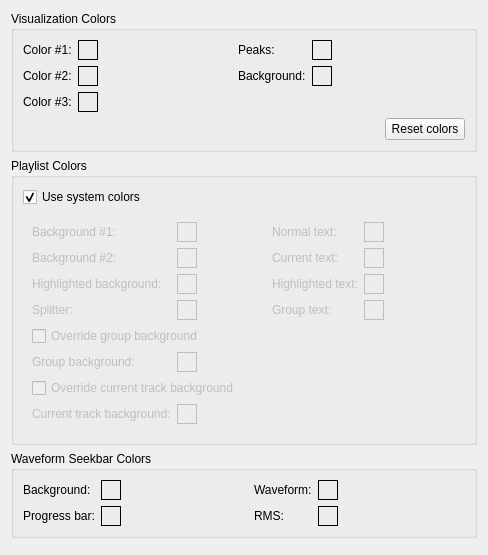
         <widget class="QWidget" name="scrollAreaWidgetContents">
          <property name="geometry">
           <rect>
            <x>0</x>
            <y>0</y>
            <width>488</width>
            <height>555</height>
           </rect>
          </property>
          <layout class="QVBoxLayout" name="verticalLayout_9">
           <item>
            <widget class="QGroupBox" name="groupBox_4">
             <property name="title">
              <string>Visualization Colors</string>
             </property>
             <layout class="QGridLayout" name="gridLayout_4">
              <item row="0" column="0">
               <widget class="QLabel" name="label">
                <property name="text">
                 <string>Color #1:</string>
                </property>
               </widget>
              </item>
              <item row="0" column="1">
               <widget class="ColorWidget" name="vColor1">
                <property name="sizePolicy">
                 <sizepolicy hsizetype="Fixed" vsizetype="Fixed">
                  <horstretch>0</horstretch>
                  <verstretch>0</verstretch>
                 </sizepolicy>
                </property>
                <property name="minimumSize">
                 <size>
                  <width>20</width>
                  <height>20</height>
                 </size>
                </property>
                <property name="maximumSize">
                 <size>
                  <width>20</width>
                  <height>20</height>
                 </size>
                </property>
                <property name="frameShape">
                 <enum>QFrame::Box</enum>
                </property>
                <property name="frameShadow">
                 <enum>QFrame::Plain</enum>
                </property>
               </widget>
              </item>
              <item row="0" column="3">
               <widget class="QLabel" name="label_3">
                <property name="text">
                 <string>Peaks:</string>
                </property>
               </widget>
              </item>
              <item row="0" column="4">
               <widget class="ColorWidget" name="peaksColor">
                <property name="sizePolicy">
                 <sizepolicy hsizetype="Fixed" vsizetype="Fixed">
                  <horstretch>0</horstretch>
                  <verstretch>0</verstretch>
                 </sizepolicy>
                </property>
                <property name="minimumSize">
                 <size>
                  <width>20</width>
                  <height>20</height>
                 </size>
                </property>
                <property name="maximumSize">
                 <size>
                  <width>20</width>
                  <height>20</height>
                 </size>
                </property>
                <property name="frameShape">
                 <enum>QFrame::Box</enum>
                </property>
               </widget>
              </item>
              <item row="1" column="0">
               <widget class="QLabel" name="label_4">
                <property name="text">
                 <string>Color #2:</string>
                </property>
               </widget>
              </item>
              <item row="1" column="1">
               <widget class="ColorWidget" name="vColor2">
                <property name="sizePolicy">
                 <sizepolicy hsizetype="Fixed" vsizetype="Fixed">
                  <horstretch>0</horstretch>
                  <verstretch>0</verstretch>
                 </sizepolicy>
                </property>
                <property name="minimumSize">
                 <size>
                  <width>20</width>
                  <height>20</height>
                 </size>
                </property>
                <property name="maximumSize">
                 <size>
                  <width>20</width>
                  <height>20</height>
                 </size>
                </property>
                <property name="frameShape">
                 <enum>QFrame::Box</enum>
                </property>
               </widget>
              </item>
              <item row="1" column="3">
               <widget class="QLabel" name="label_5">
                <property name="text">
                 <string>Background:</string>
                </property>
               </widget>
              </item>
              <item row="1" column="4">
               <widget class="ColorWidget" name="bgColor">
                <property name="sizePolicy">
                 <sizepolicy hsizetype="Fixed" vsizetype="Fixed">
                  <horstretch>0</horstretch>
                  <verstretch>0</verstretch>
                 </sizepolicy>
                </property>
                <property name="minimumSize">
                 <size>
                  <width>20</width>
                  <height>20</height>
                 </size>
                </property>
                <property name="maximumSize">
                 <size>
                  <width>20</width>
                  <height>20</height>
                 </size>
                </property>
                <property name="frameShape">
                 <enum>QFrame::Box</enum>
                </property>
               </widget>
              </item>
              <item row="2" column="0">
               <widget class="QLabel" name="label_6">
                <property name="text">
                 <string>Color #3:</string>
                </property>
               </widget>
              </item>
              <item row="2" column="1">
               <widget class="ColorWidget" name="vColor3">
                <property name="sizePolicy">
                 <sizepolicy hsizetype="Fixed" vsizetype="Fixed">
                  <horstretch>0</horstretch>
                  <verstretch>0</verstretch>
                 </sizepolicy>
                </property>
                <property name="minimumSize">
                 <size>
                  <width>20</width>
                  <height>20</height>
                 </size>
                </property>
                <property name="maximumSize">
                 <size>
                  <width>20</width>
                  <height>20</height>
                 </size>
                </property>
                <property name="frameShape">
                 <enum>QFrame::Box</enum>
                </property>
               </widget>
              </item>
              <item row="2" column="3" colspan="3">
               <spacer name="horizontalSpacer">
                <property name="orientation">
                 <enum>Qt::Horizontal</enum>
                </property>
                <property name="sizeType">
                 <enum>QSizePolicy::Preferred</enum>
                </property>
                <property name="sizeHint" stdset="0">
                 <size>
                  <width>20</width>
                  <height>20</height>
                 </size>
                </property>
               </spacer>
              </item>
              <item row="0" column="2" rowspan="3">
               <spacer name="horizontalSpacer_4">
                <property name="orientation">
                 <enum>Qt::Horizontal</enum>
                </property>
                <property name="sizeHint" stdset="0">
                 <size>
                  <width>40</width>
                  <height>20</height>
                 </size>
                </property>
               </spacer>
              </item>
              <item row="0" column="5" rowspan="2">
               <spacer name="horizontalSpacer_3">
                <property name="orientation">
                 <enum>Qt::Horizontal</enum>
                </property>
                <property name="sizeHint" stdset="0">
                 <size>
                  <width>10</width>
                  <height>20</height>
                 </size>
                </property>
               </spacer>
              </item>
              <item row="3" column="0" colspan="6">
               <layout class="QHBoxLayout" name="horizontalLayout_6">
                <item>
                 <spacer name="horizontalSpacer_12">
                  <property name="orientation">
                   <enum>Qt::Horizontal</enum>
                  </property>
                  <property name="sizeHint" stdset="0">
                   <size>
                    <width>40</width>
                    <height>20</height>
                   </size>
                  </property>
                 </spacer>
                </item>
                <item>
                 <widget class="QPushButton" name="resetColorsButton">
                  <property name="text">
                   <string>Reset colors</string>
                  </property>
                 </widget>
                </item>
               </layout>
              </item>
             </layout>
            </widget>
           </item>
           <item>
            <widget class="QGroupBox" name="groupBox_3">
             <property name="title">
              <string>Playlist Colors</string>
             </property>
             <layout class="QVBoxLayout" name="verticalLayout_7">
              <item>
               <widget class="QCheckBox" name="plSystemColorsCheckBox">
                <property name="text">
                 <string>Use system colors</string>
                </property>
                <property name="checked">
                 <bool>true</bool>
                </property>
               </widget>
              </item>
              <item>
               <widget class="QWidget" name="widget_2" native="true">
                <property name="enabled">
                 <bool>false</bool>
                </property>
                <layout class="QGridLayout" name="gridLayout_2">
                 <item row="0" column="0">
                  <widget class="QLabel" name="label_7">
                   <property name="text">
                    <string>Background #1:</string>
                   </property>
                  </widget>
                 </item>
                 <item row="0" column="1">
                  <widget class="ColorWidget" name="plBg1Color">
                   <property name="sizePolicy">
                    <sizepolicy hsizetype="Fixed" vsizetype="Fixed">
                     <horstretch>0</horstretch>
                     <verstretch>0</verstretch>
                    </sizepolicy>
                   </property>
                   <property name="minimumSize">
                    <size>
                     <width>20</width>
                     <height>20</height>
                    </size>
                   </property>
                   <property name="maximumSize">
                    <size>
                     <width>20</width>
                     <height>20</height>
                    </size>
                   </property>
                   <property name="frameShape">
                    <enum>QFrame::Box</enum>
                   </property>
                  </widget>
                 </item>
                 <item row="0" column="3">
                  <widget class="QLabel" name="label_10">
                   <property name="text">
                    <string>Normal text:</string>
                   </property>
                  </widget>
                 </item>
                 <item row="0" column="4">
                  <widget class="ColorWidget" name="plTextNormalColor">
                   <property name="sizePolicy">
                    <sizepolicy hsizetype="Fixed" vsizetype="Fixed">
                     <horstretch>0</horstretch>
                     <verstretch>0</verstretch>
                    </sizepolicy>
                   </property>
                   <property name="minimumSize">
                    <size>
                     <width>20</width>
                     <height>20</height>
                    </size>
                   </property>
                   <property name="maximumSize">
                    <size>
                     <width>20</width>
                     <height>20</height>
                    </size>
                   </property>
                   <property name="frameShape">
                    <enum>QFrame::Box</enum>
                   </property>
                  </widget>
                 </item>
                 <item row="1" column="0">
                  <widget class="QLabel" name="label_8">
                   <property name="text">
                    <string>Background #2:</string>
                   </property>
                  </widget>
                 </item>
                 <item row="1" column="1">
                  <widget class="ColorWidget" name="plBg2Color">
                   <property name="sizePolicy">
                    <sizepolicy hsizetype="Fixed" vsizetype="Fixed">
                     <horstretch>0</horstretch>
                     <verstretch>0</verstretch>
                    </sizepolicy>
                   </property>
                   <property name="minimumSize">
                    <size>
                     <width>20</width>
                     <height>20</height>
                    </size>
                   </property>
                   <property name="maximumSize">
                    <size>
                     <width>20</width>
                     <height>20</height>
                    </size>
                   </property>
                   <property name="frameShape">
                    <enum>QFrame::Box</enum>
                   </property>
                  </widget>
                 </item>
                 <item row="1" column="3">
                  <widget class="QLabel" name="label_11">
                   <property name="text">
                    <string>Current text:</string>
                   </property>
                  </widget>
                 </item>
                 <item row="1" column="4">
                  <widget class="ColorWidget" name="plTextCurrentColor">
                   <property name="sizePolicy">
                    <sizepolicy hsizetype="Fixed" vsizetype="Fixed">
                     <horstretch>0</horstretch>
                     <verstretch>0</verstretch>
                    </sizepolicy>
                   </property>
                   <property name="minimumSize">
                    <size>
                     <width>20</width>
                     <height>20</height>
                    </size>
                   </property>
                   <property name="maximumSize">
                    <size>
                     <width>20</width>
                     <height>20</height>
                    </size>
                   </property>
                   <property name="frameShape">
                    <enum>QFrame::Box</enum>
                   </property>
                  </widget>
                 </item>
                 <item row="2" column="0">
                  <widget class="QLabel" name="label_9">
                   <property name="text">
                    <string>Highlighted background:</string>
                   </property>
                  </widget>
                 </item>
                 <item row="2" column="1">
                  <widget class="ColorWidget" name="plHlColor">
                   <property name="sizePolicy">
                    <sizepolicy hsizetype="Fixed" vsizetype="Fixed">
                     <horstretch>0</horstretch>
                     <verstretch>0</verstretch>
                    </sizepolicy>
                   </property>
                   <property name="minimumSize">
                    <size>
                     <width>20</width>
                     <height>20</height>
                    </size>
                   </property>
                   <property name="maximumSize">
                    <size>
                     <width>20</width>
                     <height>20</height>
                    </size>
                   </property>
                   <property name="frameShape">
                    <enum>QFrame::Box</enum>
                   </property>
                  </widget>
                 </item>
                 <item row="2" column="3">
                  <widget class="QLabel" name="label_12">
                   <property name="text">
                    <string>Highlighted text:</string>
                   </property>
                  </widget>
                 </item>
                 <item row="2" column="4">
                  <widget class="ColorWidget" name="plTextHlCurrentColor">
                   <property name="sizePolicy">
                    <sizepolicy hsizetype="Fixed" vsizetype="Fixed">
                     <horstretch>0</horstretch>
                     <verstretch>0</verstretch>
                    </sizepolicy>
                   </property>
                   <property name="minimumSize">
                    <size>
                     <width>20</width>
                     <height>20</height>
                    </size>
                   </property>
                   <property name="maximumSize">
                    <size>
                     <width>20</width>
                     <height>20</height>
                    </size>
                   </property>
                   <property name="frameShape">
                    <enum>QFrame::Box</enum>
                   </property>
                   <property name="frameShadow">
                    <enum>QFrame::Plain</enum>
                   </property>
                  </widget>
                 </item>
                 <item row="3" column="0">
                  <widget class="QLabel" name="label_19">
                   <property name="text">
                    <string>Splitter:</string>
                   </property>
                  </widget>
                 </item>
                 <item row="3" column="1">
                  <widget class="ColorWidget" name="plSplitterColor">
                   <property name="sizePolicy">
                    <sizepolicy hsizetype="Fixed" vsizetype="Fixed">
                     <horstretch>0</horstretch>
                     <verstretch>0</verstretch>
                    </sizepolicy>
                   </property>
                   <property name="minimumSize">
                    <size>
                     <width>20</width>
                     <height>20</height>
                    </size>
                   </property>
                   <property name="maximumSize">
                    <size>
                     <width>20</width>
                     <height>20</height>
                    </size>
                   </property>
                   <property name="baseSize">
                    <size>
                     <width>20</width>
                     <height>20</height>
                    </size>
                   </property>
                   <property name="frameShape">
                    <enum>QFrame::Box</enum>
                   </property>
                   <property name="frameShadow">
                    <enum>QFrame::Plain</enum>
                   </property>
                  </widget>
                 </item>
                 <item row="3" column="3">
                  <widget class="QLabel" name="label_15">
                   <property name="text">
                    <string>Group text:</string>
                   </property>
                  </widget>
                 </item>
                 <item row="3" column="4">
                  <widget class="ColorWidget" name="plGrTextColor">
                   <property name="sizePolicy">
                    <sizepolicy hsizetype="Fixed" vsizetype="Fixed">
                     <horstretch>0</horstretch>
                     <verstretch>0</verstretch>
                    </sizepolicy>
                   </property>
                   <property name="minimumSize">
                    <size>
                     <width>20</width>
                     <height>20</height>
                    </size>
                   </property>
                   <property name="frameShape">
                    <enum>QFrame::Box</enum>
                   </property>
                   <property name="frameShadow">
                    <enum>QFrame::Plain</enum>
                   </property>
                  </widget>
                 </item>
                 <item row="5" column="0">
                  <widget class="QLabel" name="label_14">
                   <property name="enabled">
                    <bool>false</bool>
                   </property>
                   <property name="text">
                    <string>Group background:</string>
                   </property>
                  </widget>
                 </item>
                 <item row="5" column="1">
                  <widget class="ColorWidget" name="plGrBgColor">
                   <property name="enabled">
                    <bool>false</bool>
                   </property>
                   <property name="sizePolicy">
                    <sizepolicy hsizetype="Fixed" vsizetype="Fixed">
                     <horstretch>0</horstretch>
                     <verstretch>0</verstretch>
                    </sizepolicy>
                   </property>
                   <property name="minimumSize">
                    <size>
                     <width>20</width>
                     <height>20</height>
                    </size>
                   </property>
                   <property name="frameShape">
                    <enum>QFrame::Box</enum>
                   </property>
                   <property name="frameShadow">
                    <enum>QFrame::Plain</enum>
                   </property>
                  </widget>
                 </item>
                 <item row="7" column="0">
                  <widget class="QLabel" name="label_20">
                   <property name="enabled">
                    <bool>false</bool>
                   </property>
                   <property name="text">
                    <string>Current track background:</string>
                   </property>
                  </widget>
                 </item>
                 <item row="7" column="1">
                  <widget class="ColorWidget" name="plCurrentTrackBgColor">
                   <property name="enabled">
                    <bool>false</bool>
                   </property>
                   <property name="sizePolicy">
                    <sizepolicy hsizetype="Fixed" vsizetype="Fixed">
                     <horstretch>0</horstretch>
                     <verstretch>0</verstretch>
                    </sizepolicy>
                   </property>
                   <property name="minimumSize">
                    <size>
                     <width>20</width>
                     <height>20</height>
                    </size>
                   </property>
                   <property name="frameShape">
                    <enum>QFrame::Box</enum>
                   </property>
                   <property name="frameShadow">
                    <enum>QFrame::Plain</enum>
                   </property>
                  </widget>
                 </item>
                 <item row="0" column="2" rowspan="4">
                  <spacer name="horizontalSpacer_5">
                   <property name="orientation">
                    <enum>Qt::Horizontal</enum>
                   </property>
                   <property name="sizeHint" stdset="0">
                    <size>
                     <width>40</width>
                     <height>43</height>
                    </size>
                   </property>
                  </spacer>
                 </item>
                 <item row="6" column="0" colspan="6">
                  <widget class="QCheckBox" name="plOverrideCurrentBgCheckBox">
                   <property name="text">
                    <string>Override current track background</string>
                   </property>
                  </widget>
                 </item>
                 <item row="5" column="2" colspan="4">
                  <spacer name="horizontalSpacer_9">
                   <property name="orientation">
                    <enum>Qt::Horizontal</enum>
                   </property>
                   <property name="sizeHint" stdset="0">
                    <size>
                     <width>110</width>
                     <height>20</height>
                    </size>
                   </property>
                  </spacer>
                 </item>
                 <item row="7" column="2" colspan="4">
                  <spacer name="horizontalSpacer_10">
                   <property name="orientation">
                    <enum>Qt::Horizontal</enum>
                   </property>
                   <property name="sizeHint" stdset="0">
                    <size>
                     <width>189</width>
                     <height>20</height>
                    </size>
                   </property>
                  </spacer>
                 </item>
                 <item row="0" column="5" rowspan="4">
                  <spacer name="horizontalSpacer_6">
                   <property name="orientation">
                    <enum>Qt::Horizontal</enum>
                   </property>
                   <property name="sizeHint" stdset="0">
                    <size>
                     <width>66</width>
                     <height>68</height>
                    </size>
                   </property>
                  </spacer>
                 </item>
                 <item row="4" column="0" colspan="6">
                  <widget class="QCheckBox" name="plOverrideGroupBgCheckBox">
                   <property name="text">
                    <string>Override group background</string>
                   </property>
                  </widget>
                 </item>
                </layout>
               </widget>
              </item>
             </layout>
            </widget>
           </item>
           <item>
            <widget class="QGroupBox" name="groupBox_8">
             <property name="title">
              <string>Waveform Seekbar Colors</string>
             </property>
             <layout class="QGridLayout" name="gridLayout_5">
              <item row="1" column="0">
               <widget class="QLabel" name="label_24">
                <property name="text">
                 <string>Progress bar:</string>
                </property>
               </widget>
              </item>
              <item row="0" column="1">
               <widget class="ColorWidget" name="wfsbBgColor">
                <property name="sizePolicy">
                 <sizepolicy hsizetype="Fixed" vsizetype="Fixed">
                  <horstretch>0</horstretch>
                  <verstretch>0</verstretch>
                 </sizepolicy>
                </property>
                <property name="minimumSize">
                 <size>
                  <width>20</width>
                  <height>20</height>
                 </size>
                </property>
                <property name="maximumSize">
                 <size>
                  <width>20</width>
                  <height>20</height>
                 </size>
                </property>
                <property name="frameShape">
                 <enum>QFrame::Box</enum>
                </property>
               </widget>
              </item>
              <item row="1" column="1">
               <widget class="ColorWidget" name="wfsbProgressBarColor">
                <property name="sizePolicy">
                 <sizepolicy hsizetype="Fixed" vsizetype="Fixed">
                  <horstretch>0</horstretch>
                  <verstretch>0</verstretch>
                 </sizepolicy>
                </property>
                <property name="minimumSize">
                 <size>
                  <width>20</width>
                  <height>20</height>
                 </size>
                </property>
                <property name="maximumSize">
                 <size>
                  <width>20</width>
                  <height>20</height>
                 </size>
                </property>
                <property name="frameShape">
                 <enum>QFrame::Box</enum>
                </property>
               </widget>
              </item>
              <item row="1" column="4">
               <widget class="ColorWidget" name="wfsbRmsColor">
                <property name="sizePolicy">
                 <sizepolicy hsizetype="Fixed" vsizetype="Fixed">
                  <horstretch>0</horstretch>
                  <verstretch>0</verstretch>
                 </sizepolicy>
                </property>
                <property name="minimumSize">
                 <size>
                  <width>20</width>
                  <height>20</height>
                 </size>
                </property>
                <property name="maximumSize">
                 <size>
                  <width>20</width>
                  <height>20</height>
                 </size>
                </property>
                <property name="frameShape">
                 <enum>QFrame::Box</enum>
                </property>
               </widget>
              </item>
              <item row="0" column="0">
               <widget class="QLabel" name="label_21">
                <property name="text">
                 <string>Background:</string>
                </property>
               </widget>
              </item>
              <item row="1" column="3">
               <widget class="QLabel" name="label_23">
                <property name="text">
                 <string extracomment="Root mean square">RMS:</string>
                </property>
               </widget>
              </item>
              <item row="0" column="2" rowspan="2">
               <spacer name="horizontalSpacer_11">
                <property name="orientation">
                 <enum>Qt::Horizontal</enum>
                </property>
                <property name="sizeHint" stdset="0">
                 <size>
                  <width>40</width>
                  <height>20</height>
                 </size>
                </property>
               </spacer>
              </item>
              <item row="0" column="4">
               <widget class="ColorWidget" name="wfsbWaveFormColor">
                <property name="sizePolicy">
                 <sizepolicy hsizetype="Fixed" vsizetype="Fixed">
                  <horstretch>0</horstretch>
                  <verstretch>0</verstretch>
                 </sizepolicy>
                </property>
                <property name="minimumSize">
                 <size>
                  <width>20</width>
                  <height>20</height>
                 </size>
                </property>
                <property name="maximumSize">
                 <size>
                  <width>20</width>
                  <height>20</height>
                 </size>
                </property>
                <property name="frameShape">
                 <enum>QFrame::Box</enum>
                </property>
               </widget>
              </item>
              <item row="0" column="3">
               <widget class="QLabel" name="label_22">
                <property name="text">
                 <string>Waveform:</string>
                </property>
               </widget>
              </item>
              <item row="0" column="5" rowspan="2">
               <spacer name="horizontalSpacer_13">
                <property name="orientation">
                 <enum>Qt::Horizontal</enum>
                </property>
                <property name="sizeHint" stdset="0">
                 <size>
                  <width>40</width>
                  <height>20</height>
                 </size>
                </property>
               </spacer>
              </item>
             </layout>
            </widget>
           </item>
           <item>
            <spacer name="verticalSpacer_4">
             <property name="orientation">
              <enum>Qt::Vertical</enum>
             </property>
             <property name="sizeHint" stdset="0">
              <size>
               <width>20</width>
               <height>40</height>
              </size>
             </property>
            </spacer>
           </item>
          </layout>
         </widget>
